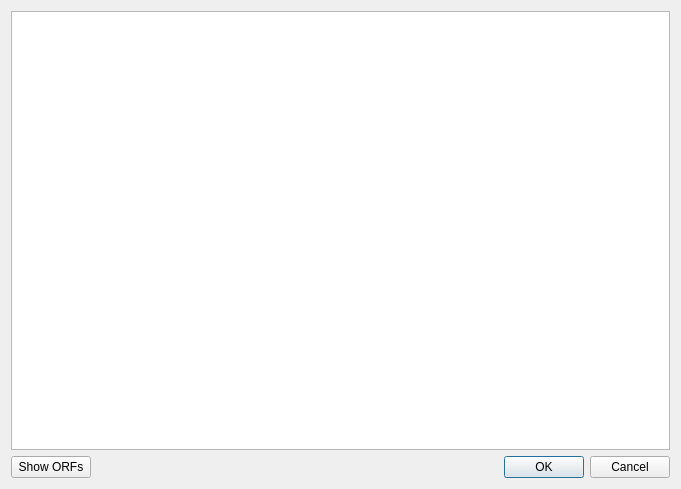
<?xml version="1.0" encoding="UTF-8"?>
<ui version="4.0">
 <class>DisplayInfo</class>
 <widget class="QDialog" name="DisplayInfo">
  <property name="windowModality">
   <enum>Qt::WindowModal</enum>
  </property>
  <property name="geometry">
   <rect>
    <x>0</x>
    <y>0</y>
    <width>681</width>
    <height>489</height>
   </rect>
  </property>
  <property name="windowTitle">
   <string>Sequence Information</string>
  </property>
  <layout class="QGridLayout" name="gridLayout">
   <item row="1" column="0">
    <widget class="QPushButton" name="orfMap">
     <property name="toolTip">
      <string>Displays the contig and its ORFs.</string>
     </property>
     <property name="text">
      <string>Show ORFs</string>
     </property>
    </widget>
   </item>
   <item row="1" column="1">
    <widget class="QDialogButtonBox" name="okAndCancel">
     <property name="orientation">
      <enum>Qt::Horizontal</enum>
     </property>
     <property name="standardButtons">
      <set>QDialogButtonBox::Cancel|QDialogButtonBox::Ok</set>
     </property>
    </widget>
   </item>
   <item row="0" column="0" colspan="2">
    <widget class="QTextEdit" name="textOut">
     <property name="lineWrapMode">
      <enum>QTextEdit::WidgetWidth</enum>
     </property>
     <property name="readOnly">
      <bool>true</bool>
     </property>
    </widget>
   </item>
  </layout>
 </widget>
 <resources/>
 <connections>
  <connection>
   <sender>okAndCancel</sender>
   <signal>accepted()</signal>
   <receiver>DisplayInfo</receiver>
   <slot>accept()</slot>
   <hints>
    <hint type="sourcelabel">
     <x>248</x>
     <y>254</y>
    </hint>
    <hint type="destinationlabel">
     <x>157</x>
     <y>274</y>
    </hint>
   </hints>
  </connection>
  <connection>
   <sender>okAndCancel</sender>
   <signal>rejected()</signal>
   <receiver>DisplayInfo</receiver>
   <slot>reject()</slot>
   <hints>
    <hint type="sourcelabel">
     <x>316</x>
     <y>260</y>
    </hint>
    <hint type="destinationlabel">
     <x>286</x>
     <y>274</y>
    </hint>
   </hints>
  </connection>
 </connections>
</ui>
